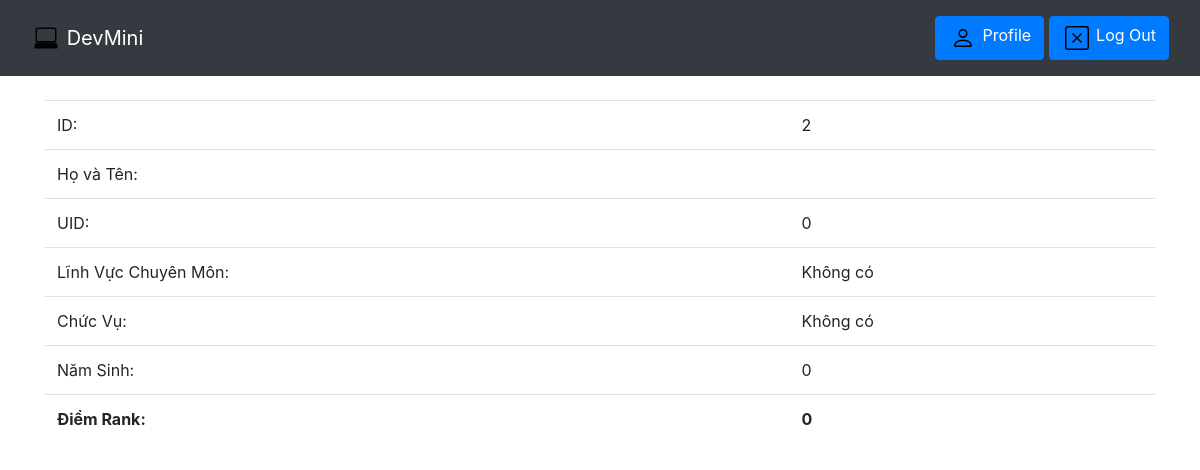
The app's page /infor/2/ (signed in) with its own data.
### home/models.py (models this page shows)
class MyUser(AbstractUser):
    Point=models.IntegerField(default=0)
    Linhvuc=models.CharField(max_length=500,default="Không có")
    Namsinh=models.IntegerField(default=0)
    Chucvu=models.CharField(max_length=500,default="Không có")
    Noio=models.CharField(max_length=500,default="")
    Uid=models.IntegerField(default=0)

### home/views.py (the view)
# urls.py: path('infor/<int:id>/', views.inforRank),
def inforRank(request,id):
   rank = MyUser.objects.get(id=id)
   return render(request,'pages/infor.html',{'rank':rank})

### home/templates/pages/infor.html (shortened to what this page needs)
{% extends "pages/base.html" %}
{% block content %}
<table class="table table-hover">
  <tbody>
  <tr>
      <td>ID:</td>
      <td>{{rank.id}}</td>
    </tr>
    <tr>
    <tr>
      <td>Họ và Tên:</td>
      <td>{{rank.first_name}} {{rank.last_name}}</td>
    </tr>
    <tr>
      <td>UID:</td>
      <td>{{rank.Uid}}</td>
    </tr>
    <tr>
      <td>Lĩnh Vực Chuyên Môn:</td>
      <td>{{rank.Linhvuc}}</td>
    </tr>
    <tr>
      <td>Chức Vụ:</td>
      <td>{{rank.Chucvu}}</td>
    </tr>
    <tr>
      <td>Năm Sinh:</td>
      <td>{{rank.Namsinh}}</td>
    </tr>
    <tr>
      <td><b>Điểm Rank:</b></td>
      <td><b>{{rank.Point}}</b></td>
    </tr>
  </tbody>
</table>
{% endblock %}

### static/css/app.css (style rules this page uses)
* { margin:0;padding:0;-webkit-box-sizing:border-box;box-sizing:border-box;outline:none }

### records on screen
MyUser: id "2", Uid "0", Linhvuc "Không có", Chucvu "Không có", Namsinh "0", Point "0"
